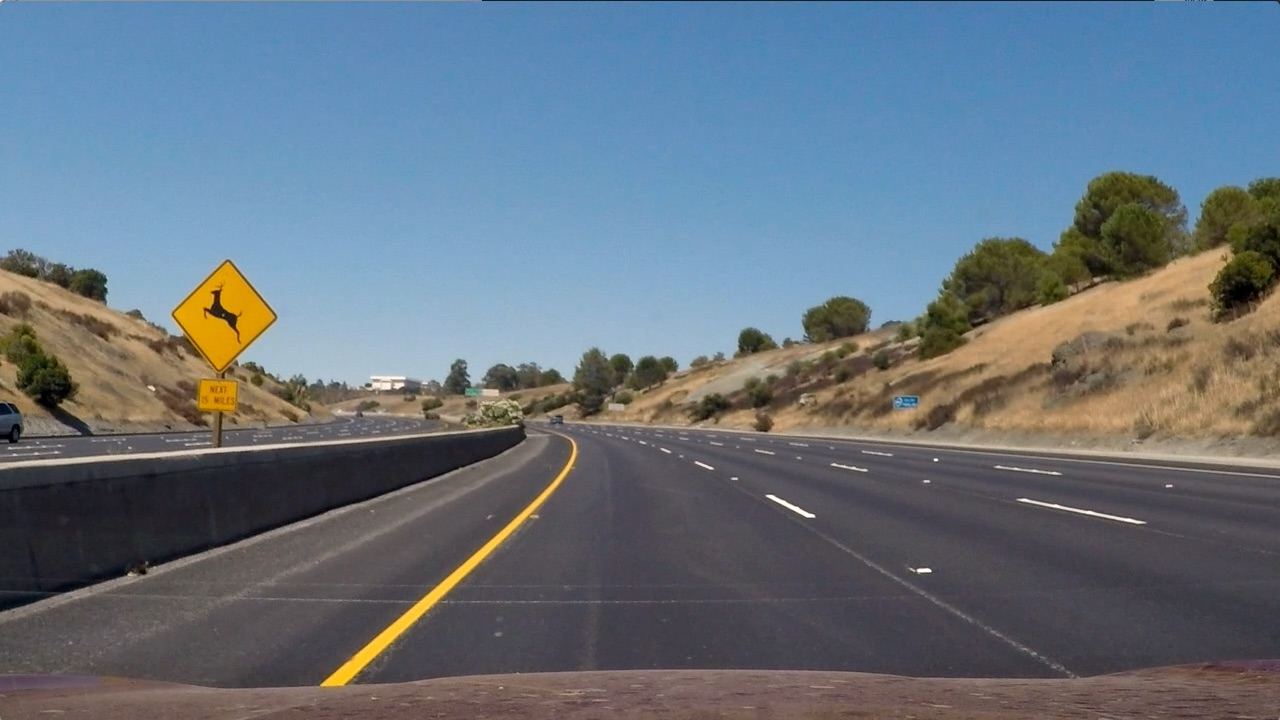
#> input picture Quadratic/test2.jpg, 1280 x 720 px
$ jupyter execute final_notebook.ipynb   (older library calls are emulated)
#> lines starting #> are read from the running program, lines starting #| are printed output that depends on the picture; after the words box and inside, x2 and y2 are one past the last pixel; in counts of white or black regions, pixels touching at a corner belong together; long printed decimals are rounded
#> further down, img is the input picture: shape (720, 1280, 3); mean B, G, R 125.5, 114.6, 102.8
### Quadratic/sobel.py
# Has 2 parts - color thresholding, gradient thresholding
import numpy as np
import cv2
import matplotlib.pyplot as plt

# Color thresholding

# get mask that covers yellow and white region
def get_color_mask(img):

    # good results for white & yellow from HSL space
    img_hsl = cv2.cvtColor(img, cv2.COLOR_BGR2HLS)
#> img_hsl: shape (720, 1280, 3); mean of channels 0, 1, 2 86.2, 113.9, 64.8

    low_thresh = np.array([15, 30, 115])
    high_thresh = np.array([35, 204, 255])
    yellow_mask = cv2.inRange(img_hsl, low_thresh, high_thresh)
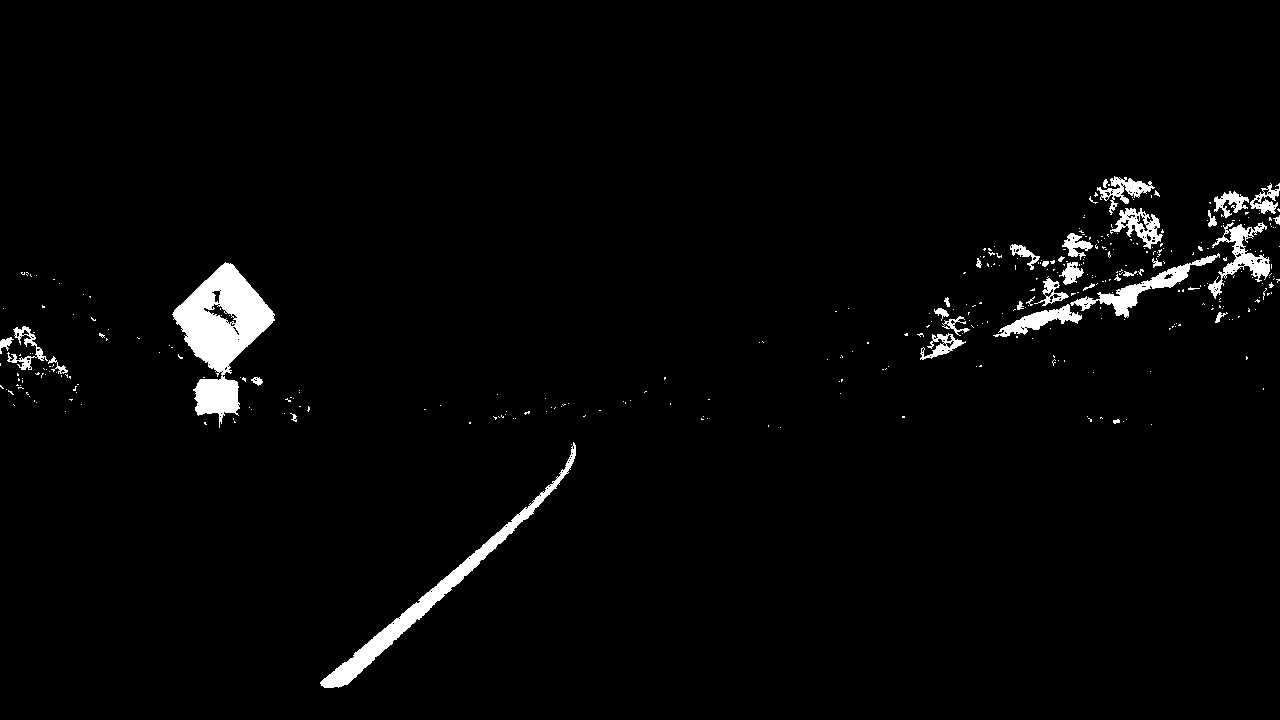
#> yellow_mask: shape (720, 1280); 2.5% white; 365 white regions (329 under 20 px), largest, box (x1, y1, x2, y2) and area: (172, 262, 275, 428) 7631, (320, 442, 576, 688) 4196, (1070, 253, 1220, 318) 1709

    low_thresh = np.array([0, 200, 0])
    high_thresh = np.array([180, 255, 255])
    white_mask = cv2.inRange(img_hsl, low_thresh, high_thresh)
#> white_mask: shape (720, 1280); 0.17% white in thin lines or dots, all inside (x1, y1, x2, y2) = (0, 0, 1172, 572)

    # bitwise or to combine the masks of both color
    combined_mask = cv2.bitwise_or(yellow_mask, white_mask)

    return combined_mask

# Gradient thresholding with sobel operator

# interested in L channel of LAB space
def get_L(img):

    img_lab = cv2.cvtColor(img, cv2.COLOR_BGR2LAB)
#> img_lab: shape (720, 1280, 3); mean of channels 0, 1, 2 121.3, 128.2, 121.3
    img_l = img_lab[:,:,0]

    return img_l

def abs_sobel(img_l, kernel_size=3, thresh=(0, 255)):

#> called with kernel_size = 15, thresh = (20, 120)
    sobel_x = cv2.Sobel(img_l, cv2.CV_64F, 1, 0, ksize=kernel_size)
    sobel_y = cv2.Sobel(img_l, cv2.CV_64F, 0, 1, ksize=kernel_size)

    s = []

    for sobel in [sobel_x, sobel_y]:
        sobel_abs = np.absolute(sobel)
        sobel_scaled = np.uint8(255 * sobel / np.max(sobel_abs))

        gradient_mask = np.zeros_like(sobel_scaled)
        gradient_mask[(thresh[0] <= sobel_scaled) & (sobel_scaled <= thresh[1])] = 1

        s.append(gradient_mask)
#> this loop made 2 passes
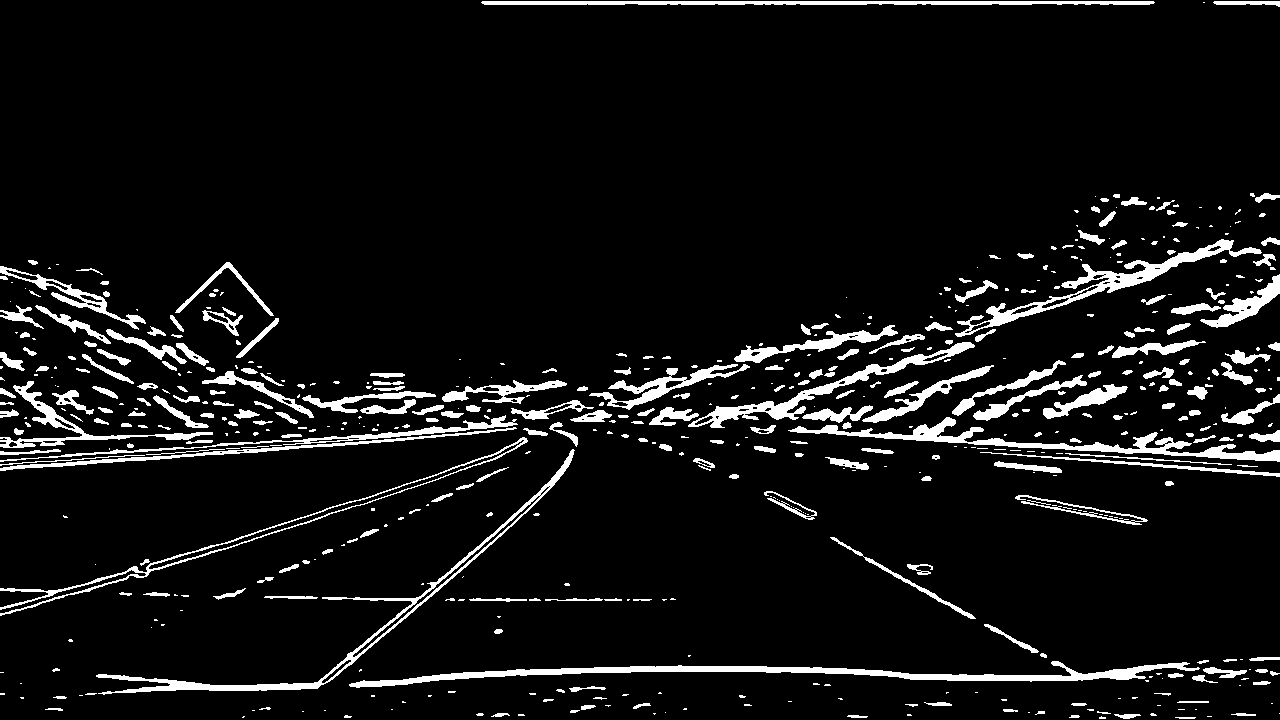
#> gradient_mask: shape (720, 1280); values 0 (black) and 1 (white), 7.3% white; 562 white regions (283 under 20 px), largest, box (x1, y1, x2, y2) and area: (349, 661, 1200, 688) 5267, (788, 417, 1280, 462) 3798, (96, 449, 575, 695) 3753
#> after the loop, s = 2 items
#> in get_all_sobels, `sobx_best, soby_best = abs_sobel(img_l, kernel_size=15, thresh=(20, 12..`: sobx_best: shape (720, 1280); values 0 (black) and 1 (white), 4.7% white; 684 white regions (360 under 20 px), largest, box (x1, y1, x2, y2) and area: (140, 395, 540, 577) 2599, (316, 434, 575, 689) 1971, (922, 273, 1043, 365) 1522

    return s

def mag_sobel(img_l, kernel_size=3, thresh=(0, 255)):

#> called with kernel_size = 15, thresh = (80, 200)
    sx = cv2.Sobel(img_l, cv2.CV_64F, 1, 0, ksize=kernel_size)
    sy = cv2.Sobel(img_l, cv2.CV_64F, 0, 1, ksize=kernel_size)

    sxy = np.sqrt(np.square(sx) + np.square(sy))
    scaled_sxy = np.uint8(255 * sxy / np.max(sxy))
#> in get_all_sobels, `sobxy_best = mag_sobel(img_l, kernel_size=15, thresh=(80, 200))`: sobxy_best: shape (720, 1280); values 0 (black) and 1 (white), 3.7% white; 328 white regions (173 under 20 px), largest, box (x1, y1, x2, y2) and area: (198, 437, 579, 690) 3807, (241, 347, 680, 397) 2833, (0, 420, 529, 614) 2642

    sxy_binary = np.zeros_like(scaled_sxy)
    sxy_binary[(scaled_sxy >= thresh[0]) & (scaled_sxy <= thresh[1])] = 1

    return sxy_binary

def dir_sobel(img_l, kernel_size=3, thresh=(0, np.pi/2)):

#> called with kernel_size = 3, thresh = (0, 1.57)
    sx_abs = np.absolute(cv2.Sobel(img_l, cv2.CV_64F, 1, 0, ksize=kernel_size))
    sy_abs = np.absolute(cv2.Sobel(img_l, cv2.CV_64F, 0, 1, ksize=kernel_size))

    dir_sxy = np.arctan2(sx_abs, sy_abs)
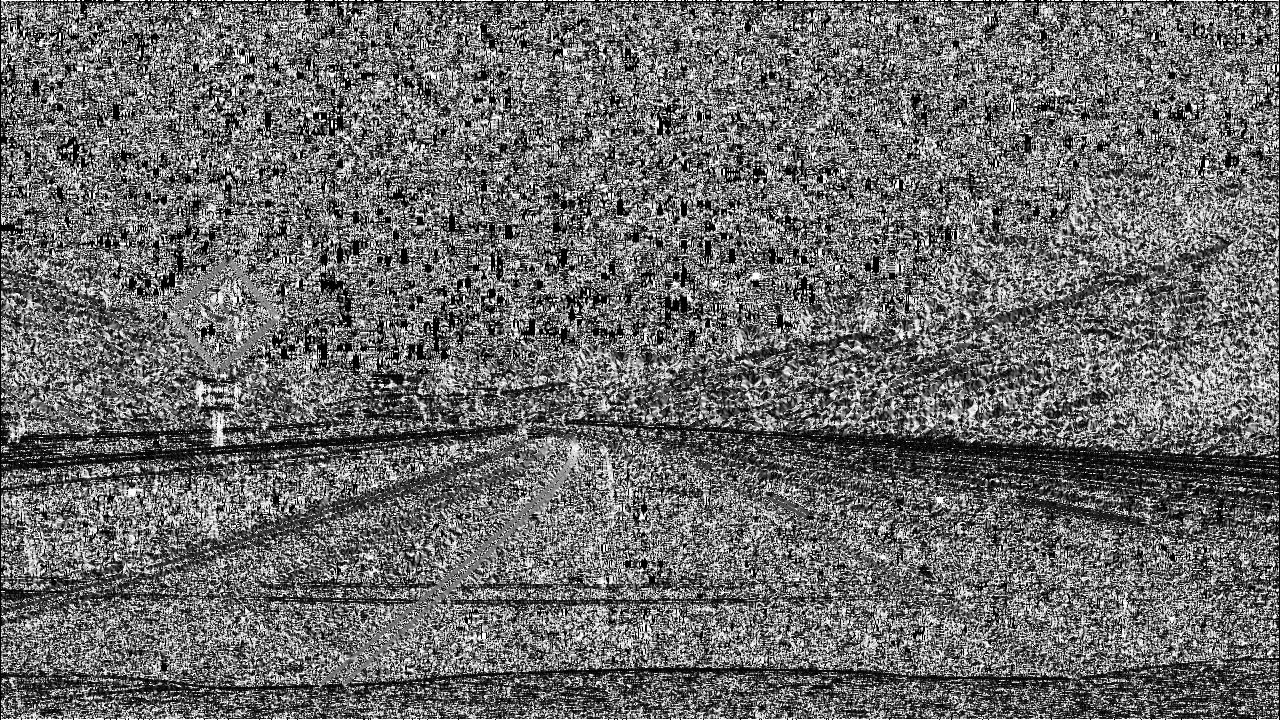
#> dir_sxy: shape (720, 1280) float64; min 0, max 1.57, mean 0.663; drawn with min black and max white

    sdir_binary = np.zeros_like(dir_sxy)
    sdir_binary[(dir_sxy >= thresh[0]) & (dir_sxy <= thresh[1])] = 1

    return sdir_binary

def get_all_sobels(img_l):

    sobx_best, soby_best = abs_sobel(img_l, kernel_size=15, thresh=(20, 120))

    sobxy_best = mag_sobel(img_l, kernel_size=15, thresh=(80, 200))

    sobdir_best = dir_sobel(img_l, kernel_size=3, thresh=(0, np.pi/2))
#> sobdir_best: shape (720, 1280) float64; every value is 1

    return sobx_best, soby_best, sobxy_best, sobdir_best

def get_combined_sobels(img):

    img_l = get_L(img)

    sx, sy, sxy, sdir = get_all_sobels(img_l)

    combined = np.zeros_like(sdir)
    # Sobel X returned the best output so we keep all of its results. We perform a binary and on all the other sobels
    combined[(sx == 1) | ((sy == 1) & (sxy == 1) & (sdir == 1))] = 1

    return combined

# applying

def get_combined_binary(img):

    combined_color_mask = get_color_mask(img)
    combined_sobels = get_combined_sobels(img)
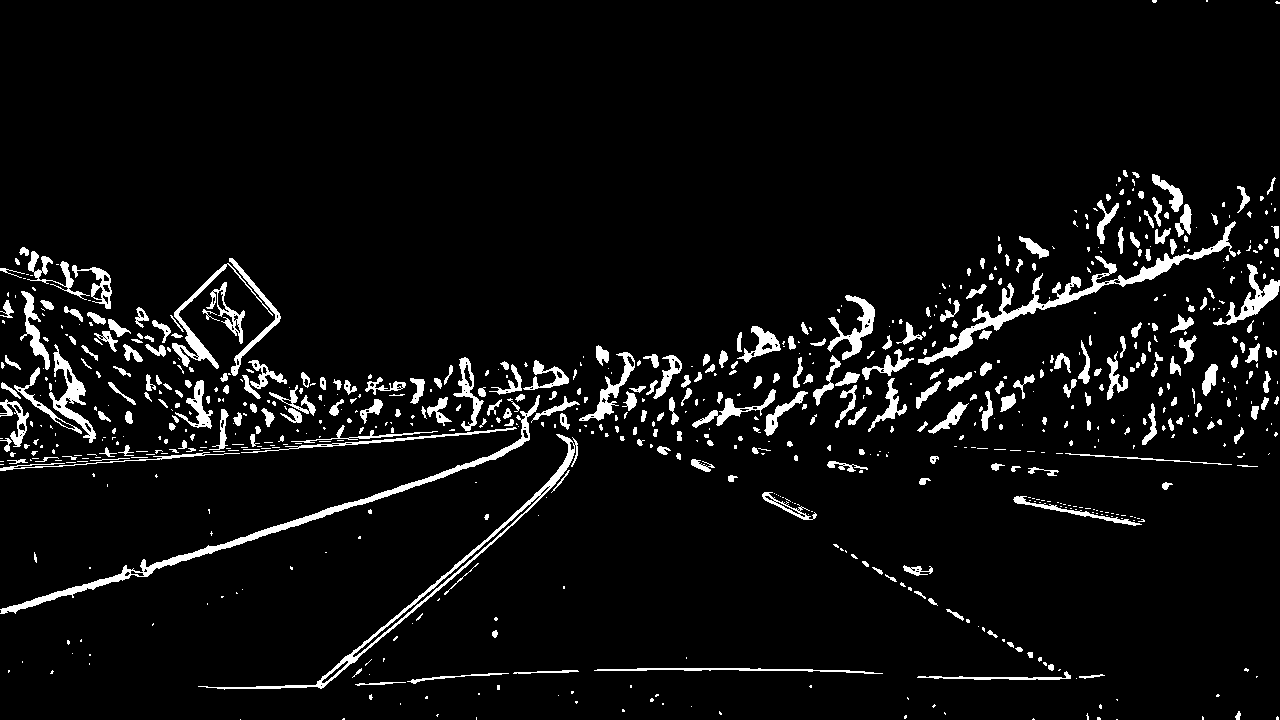
#> combined_sobels: shape (720, 1280) float64; values 0 (black) and 1 (white), 5.6% white; 767 white regions (451 under 20 px), largest, box (x1, y1, x2, y2) and area: (0, 395, 540, 614) 3581, (918, 221, 1236, 365) 3559, (198, 434, 578, 690) 2538

    print(combined_color_mask.dtype)
#| uint8
    print(combined_sobels.dtype)
#| float64

    # bitwise or to combine results of both color and gradient
    combined_binary = cv2.bitwise_or(combined_color_mask, combined_sobels.astype(np.uint8))

    return combined_binary

### Quadratic/perspective.py
import cv2
import numpy as np


def get_transform_coords(img):

    bottom_px = img.shape[0] - 1
#> bottom_px = 719

    src_pts = np.array([[210,bottom_px], [595,450],
                        [690,450], [1110, bottom_px]], np.float32)
    dst_pts = np.array([[200, bottom_px], [200, 0],
                        [1000, 0], [1000, bottom_px]], np.float32)

    return src_pts, dst_pts


# [6 lines of commented-out code are left out]

def get_warped(img):

    src, dst = get_transform_coords(img)
#> src = [[210, 719], [595, 450], [690, 450], [1110, 719]]; dst = [[200, 719], [200, 0], [1000, 0], [1000, 719]]

    M = cv2.getPerspectiveTransform(src, dst)
#> M = [[-0.639, -1.39, 991.9], [-6.15e-16, -1.92, 864.9], [-1.24e-18, -0.00239, 1]]
    img_size = img.shape[1], img.shape[0]
#> img_size = (1280, 720)
    warped = cv2.warpPerspective(img, M, img_size, flags=cv2.INTER_LINEAR)

    return warped

# [9 lines left out: function get_unwarped, not called in this run]

### Quadratic/final_notebook.ipynb
[cell 1]
from calibration import get_undistorted
from sobel import get_combined_binary
from perspective import get_warped
import cv2
import matplotlib.pyplot as plt
import numpy as np

[cell 2]
PATH = 'test2.jpg'
INPUT_SIZE = (1280, 720)

img = cv2.imread(PATH)
img = cv2.resize(img, INPUT_SIZE)

def show(img):
    plt.imshow(img, cmap='gray'); plt.show()

def binarise(img):
    ret, thresh = cv2.threshold(img, 50, 255, cv2.THRESH_BINARY)
#> thresh: shape (720, 1280); 3.8% white; 6 white regions, box (x1, y1, x2, y2) and area: (0, 0, 290, 710) 28039, (914, 210, 978, 299) 2864, (1013, 468, 1066, 545) 2291, (773, 0, 825, 44) 1730, (991, 371, 1017, 383) 224, (1067, 633, 1098, 638) 99
    show(thresh)
    return thresh

# gets x coordinates where there a lot of whites
def half_histogram(img):
    height = img.shape[0]
#> height = 720
    # compute sum of pixels columnwise
    histogram = np.sum(img[height//2:,:], axis=0)
#> histogram = 1280 values, max 66810 at index 257, min 0 at index 0, mean 3030.3
    return histogram

# show(img)

# undistorted = undistort_img(img)
masked = get_combined_binary(img)
warped = get_warped(masked)
warped = binarise(warped)

# show(masked)

[cell 3]
hist = half_histogram(warped)
#> hist has the same summary as histogram in half_histogram

mid_X = 640

left, right = warped[:,:mid_X], warped[:,mid_X:]
#> left: shape (720, 640); 6.1% white; 1 white region, box (x1, y1, x2, y2) and area: (0, 0, 290, 710) 28039
#> right: shape (720, 640); 1.6% white; 5 white regions, box (x1, y1, x2, y2) and area: (274, 210, 338, 299) 2864, (373, 468, 426, 545) 2291, (133, 0, 185, 44) 1730, (351, 371, 377, 383) 224, (427, 633, 458, 638) 99

show(left)
show(right)

left_ys, left_xs = left.nonzero()
right_ys, right_xs = right.nonzero()
#> right_ys = 7208 values from 0 to 637; right_xs = 7208 values, max 457 at index 7132, min 133 at index 334, mean 302.7

[cell 4]
np.unique(left)
#> Out = [0, 255]

[cell 5]
np.unique(right)
#> Out = [0, 255]

[cell 6]
def get_thin(part_of_img):
    box = np.zeros((72,64))
    Xs, Ys = [], []

    for row in range(72):
        sums = []
        for col in range(64):
            sums.append(np.sum(part_of_img[row*10:(row+1)*10,col*10:(col+1)*10]))
        white_x = np.argmax(sums)
        if white_x:
            box[row, white_x] = 255
            Ys.append(row)
            Xs.append(white_x)
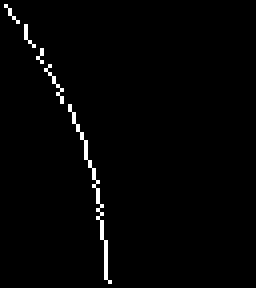
#> box: shape (72, 64) float64 (shown 4 times larger); 1.5% white in thin lines or dots, all inside (x1, y1, x2, y2) = (1, 1, 28, 71)
#> after the loop, Xs = 70 values, max 27 at index 69, min 1 at index 0, mean 18.01; Ys = 70 values from 1 to 70

    return box, Xs, Ys[::-1]

[cell 7]
box1, x1, y1 = get_thin(left)
#> x1 has the same summary as Xs in get_thin; y1 = 70 values, max 70 at index 0, min 1 at index 69, mean 35.5

left_fit = np.polyfit(x1, y1, 2)
#> left_fit = [-0.0967, 0.411, 65.04]
print(left_fit)
#| [-0.09669  0.4109 65.038]

p = np.poly1d(left_fit)

show(box1)

plt.scatter(x1,p(x1), marker='.')
plt.show()

[cell 8]
# print(list([[x,y] for x, y in zip(x1,y1)]))

[cell 9]
box2, x2, y2 = get_thin(right)
#> in get_thin (call 2), `box = np.zeros((72,64))`: box: shape (72, 64) float64; every value is 0
#> the loop in get_thin (call 2), `for row in range(72):` made 72 passes
#> white_x on passes 1 to 12: 14, 14, 15, 15, 15, 0, 0, 0, 0, 0, 0, 0
#> after the loop in get_thin (call 2), `for row in range(72):`:
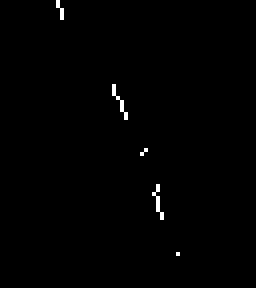
#> box: shape (72, 64) float64 (shown 4 times larger); 0.56% white in thin lines or dots, all inside (x1, y1, x2, y2) = (14, 0, 45, 64)
#> after the loop in get_thin (call 2), `for row in range(72):`: Xs = 26 values, max 44 at index 25, min 14 at index 0, mean 30.96; Ys = 26 values from 0 to 63
#> x2 has the same summary as Xs in get_thin; y2 = 26 values, max 63 at index 0, min 0 at index 25, mean 31.65

right_fit = np.polyfit(x2, y2, 2)
#> right_fit = [-0.077, 2.47, 35.48]

print(right_fit)
#| [-0.07698  2.469 35.484 ]

p2 = np.poly1d(right_fit)

show(box2)

plt.scatter(x2, p(x2), marker='.')
plt.show()
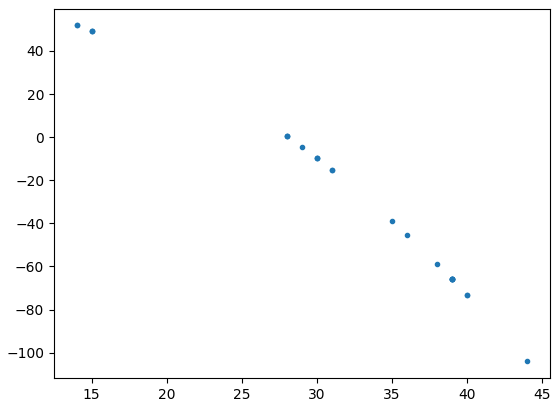
#> figure drawn by matplotlib, 1 panel

[cell 10]
xl = list(range(min(x1),max(x2)))
#> xl = 43 values from 1 to 43
yl = p(xl)
#> yl = 43 values, max 65.47 at index 1, min -96.07 at index 42, mean 12.39

xr = list(range(min(x2),max(x2)))
#> xr = 30 values from 14 to 43
yr = p2(xr)
#> yr = 30 values, max 55.28 at index 2, min -0.701 at index 29, mean 37.55

[cell 11]
pts1 = list([[x*10, y*10] for x, y in zip(xl,yl)])
#> pts1 = 43 pairs, first value 10 to 430, second value -960.7 to 654.7
pts2 = list([[x*10 + mid_X, y*10] for x, y in zip(xr,yr)])
#> pts2 = 30 pairs, first value 780 to 1070, second value -7.01 to 552.8

pts = pts1[::-1] + pts2
#> pts = 73 pairs, first value 10 to 1070, second value -960.7 to 654.7

poly = cv2.fillPoly(np.zeros((720, 1280)), [np.int_(pts)], 2)
#> poly: shape (720, 1280) float64; values 0 (black) and 2 (white), 49.2% white; 1 white region, box (x1, y1, x2, y2) and area: (10, 0, 1070, 655) 453362

[cell 12]
show(poly[::-1,:])
#> in show (call 6), `plt.imshow(img, cmap='gray')`:
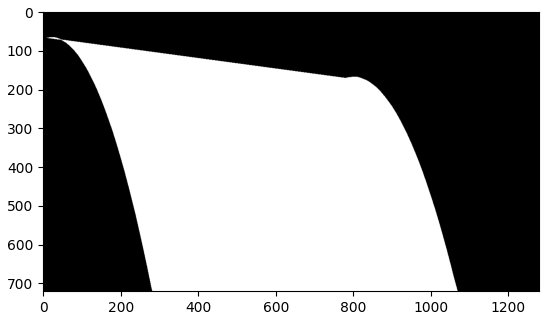
#> figure drawn by matplotlib, 1 panel
